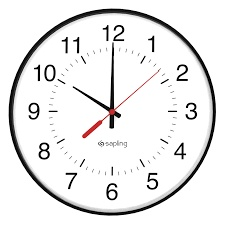
#> input picture analogic_clock_reader/clock.jpg, 225 x 225 px
$ python line.py
#> lines starting #> are read from the running program, lines starting #| are printed output that depends on the picture; after the words box and inside, x2 and y2 are one past the last pixel; in counts of white or black regions, pixels touching at a corner belong together
import cv2
import numpy as np

img = cv2.imread('clock.jpg')
#> img is the input picture: shape (225, 225, 3); mean B, G, R 233.9, 233.9, 234.4

gray = cv2.cvtColor(img,cv2.COLOR_BGR2GRAY)

edges = cv2.Canny(gray,50,150,apertureSize = 3)
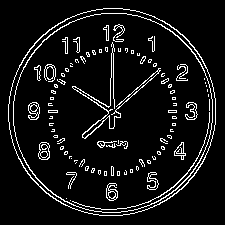
#> edges: shape (225, 225); 7.9% white in thin lines or dots, all inside (x1, y1, x2, y2) = (8, 8, 216, 216)

ret,thresh = cv2.threshold(edges,127,255,cv2.THRESH_BINARY)


lines = cv2.HoughLines(thresh,1,np.pi/180,70)
#> lines = [[156, 0.855], [159, 0.838], [113, 0.0349], [113, 0], [-112, 3.12], [34, 2.15], [-110, 3.11], [114, 0.0175]]

kernel = np.ones((20,20),np.uint8)

xx1 = 0
xx2 = 0
yy1 = 0
yy2 = 0

img2 = np.ones((255,255),dtype=np.uint8) * 255

for i in range(len(lines)):
    for rho,theta in lines[i]:
        a = np.cos(theta)
        b = np.sin(theta)
        x0 = a*rho
        y0 = b*rho
        x1 = int(x0 + 1000*(-b))
        y1 = int(y0 + 1000*(a))
        x2 = int(x0 - 1000*(-b))
        y2 = int(y0 - 1000*(a))


        img3 = np.ones(gray.shape,dtype=np.uint8) * 255
        if ((abs(x2) >  abs(xx2) + 10)):
            cv2.line(img3,(x1,y1),(x2,y2),(0,0,255),2)
            img3 = cv2.morphologyEx(img3, cv2.MORPH_OPEN, kernel)
            """contours, hierarchy = cv2.findContours(img3,cv2.RETR_TREE,cv2.CHAIN_APPROX_SIMPLE)
            for contour in contours:
                (x,y,w,h) = cv2.boundingRect(contour)
                cv2.drawContours(img, contours, -1, (0,255,0), 3)
                ret,thresh = cv2.threshold(img3,0,1,cv2.THRESH_BINARY)
                #cv2.rectangle(img, (x,y), (x+w,y+h), (0, 255, 0), 2)
                print(thresh)"""

            gray = gray * img3
            #cv2.imshow('Img', img3)
            cv2.imshow('Img', gray)
            cv2.waitKey(0)
            cv2.destroyAllWindows()
            print(x2,x1,y2,y1)
        xx1 = x1
        xx2 = x2
        yy1 = y1
        yy2 = y2
#> this loop made 8 passes
#| 857 -652 -538 773
#| 129 94 997 -1001
#| 820 -857 573 -516
#> pass 1, `cv2.imshow('Img', gray)`:
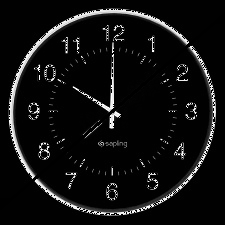
#> window 'Img': shape (225, 225); min 0, max 255, mean 17
#> after the loop: img3: shape (225, 225); every value is 255


# computes the bounding box for the contour, and draws it on the frame,

"""
cv2.imshow("img",img)
cv2.waitKey(0)
cv2.destroyAllWindows()"""

$ run again, with analogic_clock_reader/test.jpg copied over analogic_clock_reader/clock.jpg
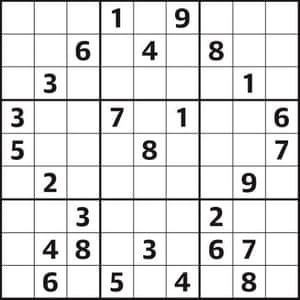
#> input picture analogic_clock_reader/test.jpg, 300 x 300 px
#> img is the input picture: shape (300, 300, 3); mean B, G, R 224.1, 224, 224.2
#> `edges = cv2.Canny(gray,50,150,apertureSize = 3)`:
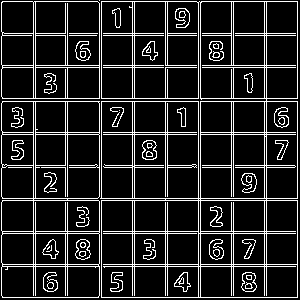
#> edges: shape (300, 300); 13.9% white in thin lines or dots
#> lines = 207 rows, first 8: [266, 0], [101, 0], [198, 0], [200, 0], [297, 0], [98, 1.57], [101, 1.57], [198, 1.57]
#> the loop `for i in range(len(lines)):` made 207 passes
#| 266 266 -1000 1000
#| 198 198 -1000 1000
#| 297 297 -1000 1000
#| 999 -1000 98 97
#| 132 132 -1000 1000
#> (further printed lines are left out)
#> after the loop `for i in range(len(lines)):`:
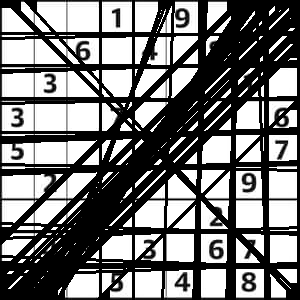
#> gray: shape (300, 300); min 0, max 255, mean 119.9
